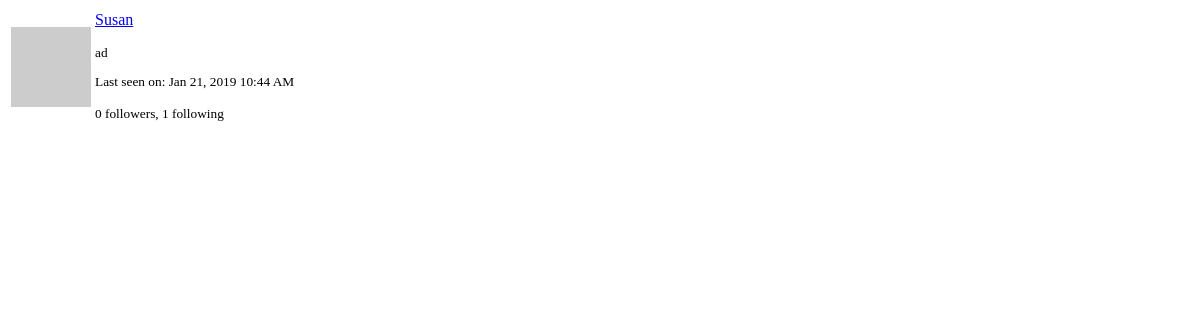
The app's page /user/Susan/popup (signed in), older data.
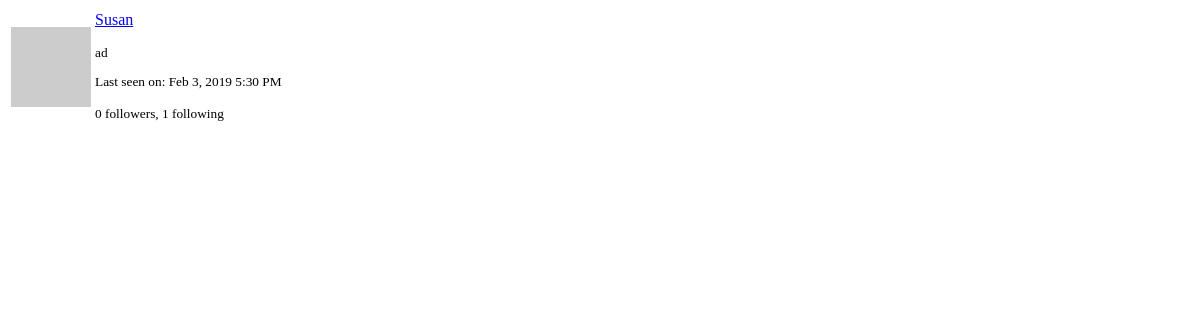
The same page, newer data.
### app/models.py (models this page shows, shortened)
class User(UserMixin, db.Model):
    id = db.Column(db.Integer, primary_key=True)
    username = db.Column(db.String(64), index=True, unique=True)
    email = db.Column(db.String(120), index=True, unique=True)
    password_hash = db.Column(db.String(128))
    posts = db.relationship('Post', backref="author", lazy="dynamic")
    about_me = db.Column(db.String(140))
    last_seen = db.Column(db.DateTime, default=datetime.utcnow)
    followed = db.relationship('User', secondary=followers, primaryjoin=(followers.c.follower_id == id),
        secondaryjoin=(followers.c.followed_id == id),
        backref=db.backref('followers', lazy='dynamic'), lazy='dynamic')
    notifications = db.relationship('Notification', backref="user", lazy="dynamic")
    messages_sent = db.relationship('Message', foreign_keys="Message.sender_id", backref="author", lazy="dynamic")
    messages_received = db.relationship('Message', foreign_keys="Message.recipient_id", backref="recipient", lazy="dynamic")
    last_message_read_time = db.Column(db.DateTime)
    def avatar(self, size):
        digest = md5(self.email.lower().encode('utf-8')).hexdigest()
        return 'https://www.gravatar.com/avatar/{}?d=identicon&s={}'.format(
            digest, size
        )

### app/main/routes.py (the view)
@bp.route('/user/<username>/popup')
@login_required
def user_popup(username):
    user = User.query.filter_by(username=username).first_or_404()
    return render_template('user_popup.html', user=user)

### app/main/routes.py (called while the page is built)
@bp.before_request
def before_request():
    if current_user.is_authenticated:
        current_user.last_seen = datetime.utcnow()
        db.session.commit()
        g.search_form = SearchForm()
    g.locale = str(get_locale())

### app/models.py (called while the page is built)
@login.user_loader
def load_user(id):
    return User.query.get(int(id))

    @classmethod
    def before_commit(cls, session):
        session._changes = {
            'add': list(session.new),
            'update': list(session.dirty),
            'delete': list(session.deleted)
        }

    @classmethod
    def after_commit(cls, session):
        for obj in session._changes['add']:
            if isinstance(obj, SearchableMixin):
                add_to_index(obj.__tablename__, obj)
        for obj in session._changes['update']:
            if isinstance(obj, SearchableMixin):
                add_to_index(obj.__tablename__, obj)
        for obj in session._changes['delete']:
            if isinstance(obj, SearchableMixin):
                remove_from_index(obj.__tablename__, obj)
        session._changes = None

### app/templates/user_popup.html (shortened to what this page needs)
<table class="table">
    <tr>
        <td width="64" style="border: 0px;"><img src="{{ user.avatar(64)}}"> </td>
        <td style="border: 0px;">
            <p>
                <a href="{{ url_for('main.user', username=user.username )}}">
                    {{ user.username }}
                </a>
             </p>
            <small>
                {% if user.about_me %}
                    <p> {{ user.about_me }} </p>
                {% endif %}
                {% if user.last_seen %}
                    <p> {{ _('Last seen on')}}:
                        {{ moment(user.last_seen).format('lll') }}
                    </p>
                {% endif %}
                <p> {{ _('%(count)d followers', count=user.followers.count())}},
                    {{ _('%(count)d following', count=user.followed.count())}}
            </small>
        </td>
    </tr>
</table>

Row changes from the older to the newer data that the page shows:
changed User "Susan": last_seen "Jan 21, 2019 10:44 AM" → "Feb 3, 2019 5:30 PM"
